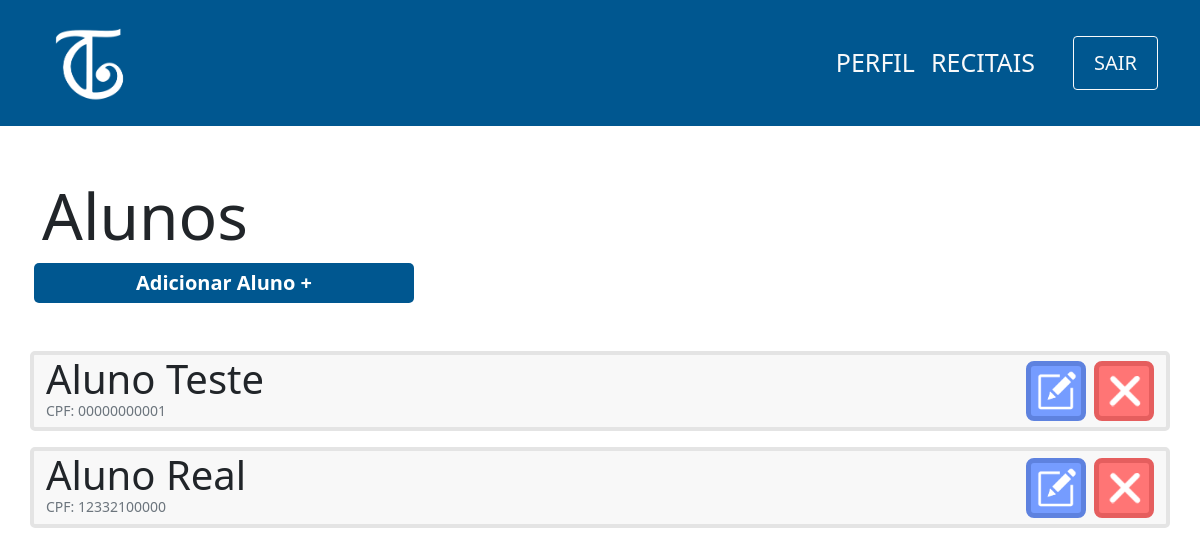
Screenshot of /view/aluno/index.php with the database file from the repository.
### tables this page shows
CREATE TABLE aluno(
                id INTEGER PRIMARY KEY,
                cpf varchar(11) not null,
                nome varchar(100) not null,
                username varchar(100) not null,
                responsavel varchar(100),
                data_nasc date not null,
                senha varchar(100) not null,
                email varchar(100) not null                    
            );

### controller/aluno/index.php (called while the page is built)
<?php
    require '../../db/connection.php';
    try {
        $sql=$db->prepare('SELECT nome,id,cpf FROM aluno');
        $sql->execute();
        $alunos=$sql->fetchAll(PDO::FETCH_ASSOC);
    } catch (PDOException $e) {
        echo 'Erro ao executar comando no banco de dados: ' . $e->getMessage();
        exit();
    }

### view/aluno/index.php (the view, shortened to what this page needs)
<?php
    include '../../layouts/navbar.php';
    include '../../controller/aluno/index.php';
?>
<div class="container">
    <div class="row mt-5">
        <h1 class="mt-1 display-3">Alunos</h1>
        <span class="btn-principal col-md-4 col-sm-12 mx-1 text-center mb-5">
            <a href="cadastro.php">Adicionar Aluno +</a>
        </span>
        <?php
            foreach($alunos as $aluno){
                echo'
                    <div class="col-12 card d-flex flex-row mb-3 justify-content-between">
                        <div class="d-flex flex-column">
                            <p class="m-0 display-6">'.$aluno['nome'].'
                            </p>
                            <p class="m-0 text-muted display-3 mb-2" style="font-size:14px">CPF:
                                '.$aluno['cpf'].'
                            </p>
                        </div>
                        <div class="d-flex align-items-center">
                            <button onclick="location.href=\'edit.php?id='.$aluno['id'].'\';" class="btn-editar mx-2">
                                <img src="../../images/edit-icon.png" width=40px>
                            </button>
                            <button class="btn-remover">
                                <img src="../../images/delete-icon.png" width=40px>
                            </button>
                        </div>
                    </div>';
            }
        ?>
    </div>
</div>

### css/style.css (style rules this page uses)
a { text-decoration: none; color:white; }
.btn-principal { background-color: #005790; color:white; padding: 5px 25px; font-weight: 600; font-size:20px; border:none; border-radius:5px; cursor: pointer; text-decoration: none; }
.card { background-color:#F8F8F8; border: 4px solid #E4E4E4; border-radius: 5px; }
.btn-editar { background-color:#759CFF; border: 5px solid #5E82DF; color:white; border-radius:8px; width:60px; height:60px; cursor: pointer; }
.btn-remover { background-color:#FF7575; border: 5px solid #E55E5E; color:white; border-radius:8px; width:60px; height:60px; cursor: pointer; }

### rows the page displays
aluno: nome "Aluno Teste", cpf "00000000001"
aluno: nome "Aluno Real", cpf "12332100000"
